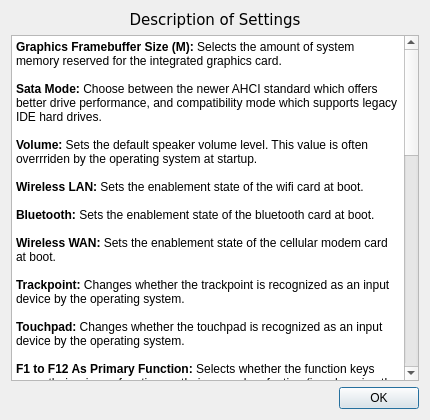
<?xml version="1.0" encoding="UTF-8"?>
<ui version="4.0">
 <class>infoWindow</class>
 <widget class="QWidget" name="infoWindow">
  <property name="geometry">
   <rect>
    <x>0</x>
    <y>0</y>
    <width>430</width>
    <height>420</height>
   </rect>
  </property>
  <property name="sizePolicy">
   <sizepolicy hsizetype="Fixed" vsizetype="Fixed">
    <horstretch>0</horstretch>
    <verstretch>0</verstretch>
   </sizepolicy>
  </property>
  <property name="minimumSize">
   <size>
    <width>430</width>
    <height>420</height>
   </size>
  </property>
  <property name="maximumSize">
   <size>
    <width>430</width>
    <height>420</height>
   </size>
  </property>
  <property name="windowTitle">
   <string>Form</string>
  </property>
  <layout class="QVBoxLayout" name="verticalLayout">
   <item>
    <widget class="QLabel" name="windowLabel">
     <property name="font">
      <font>
       <family>DejaVu Sans</family>
       <pointsize>11</pointsize>
      </font>
     </property>
     <property name="text">
      <string>Description of Settings</string>
     </property>
     <property name="alignment">
      <set>Qt::AlignCenter</set>
     </property>
    </widget>
   </item>
   <item>
    <widget class="QTextBrowser" name="infoBrowser">
     <property name="html">
      <string>&lt;!DOCTYPE HTML PUBLIC &quot;-//W3C//DTD HTML 4.0//EN&quot; &quot;http://www.w3.org/TR/REC-html40/strict.dtd&quot;&gt;
&lt;html&gt;&lt;head&gt;&lt;meta name=&quot;qrichtext&quot; content=&quot;1&quot; /&gt;&lt;style type=&quot;text/css&quot;&gt;
p, li { white-space: pre-wrap; }
&lt;/style&gt;&lt;/head&gt;&lt;body style=&quot; font-family:'Sans Serif'; font-size:9pt; font-weight:400; font-style:normal;&quot;&gt;
&lt;p style=&quot; margin-top:0px; margin-bottom:0px; margin-left:0px; margin-right:0px; -qt-block-indent:0; text-indent:0px;&quot;&gt;&lt;span style=&quot; font-weight:600;&quot;&gt;Graphics Framebuffer Size (M): &lt;/span&gt;Selects the amount of system memory reserved for the integrated graphics card.&lt;/p&gt;
&lt;p style=&quot;-qt-paragraph-type:empty; margin-top:0px; margin-bottom:0px; margin-left:0px; margin-right:0px; -qt-block-indent:0; text-indent:0px;&quot;&gt;&lt;br /&gt;&lt;/p&gt;
&lt;p style=&quot; margin-top:0px; margin-bottom:0px; margin-left:0px; margin-right:0px; -qt-block-indent:0; text-indent:0px;&quot;&gt;&lt;span style=&quot; font-weight:600;&quot;&gt;Sata Mode: &lt;/span&gt;Choose between the newer AHCI standard which offers better drive performance, and compatibility mode which supports legacy IDE hard drives.&lt;/p&gt;
&lt;p style=&quot;-qt-paragraph-type:empty; margin-top:0px; margin-bottom:0px; margin-left:0px; margin-right:0px; -qt-block-indent:0; text-indent:0px;&quot;&gt;&lt;br /&gt;&lt;/p&gt;
&lt;p style=&quot; margin-top:0px; margin-bottom:0px; margin-left:0px; margin-right:0px; -qt-block-indent:0; text-indent:0px;&quot;&gt;&lt;span style=&quot; font-weight:600;&quot;&gt;Volume: &lt;/span&gt;Sets the default speaker volume level. This value is often overrriden by the operating system at startup.&lt;/p&gt;
&lt;p style=&quot;-qt-paragraph-type:empty; margin-top:0px; margin-bottom:0px; margin-left:0px; margin-right:0px; -qt-block-indent:0; text-indent:0px;&quot;&gt;&lt;br /&gt;&lt;/p&gt;
&lt;p style=&quot; margin-top:0px; margin-bottom:0px; margin-left:0px; margin-right:0px; -qt-block-indent:0; text-indent:0px;&quot;&gt;&lt;span style=&quot; font-weight:600;&quot;&gt;Wireless LAN: &lt;/span&gt;Sets the enablement state of the wifi card at boot.&lt;/p&gt;
&lt;p style=&quot;-qt-paragraph-type:empty; margin-top:0px; margin-bottom:0px; margin-left:0px; margin-right:0px; -qt-block-indent:0; text-indent:0px;&quot;&gt;&lt;br /&gt;&lt;/p&gt;
&lt;p style=&quot; margin-top:0px; margin-bottom:0px; margin-left:0px; margin-right:0px; -qt-block-indent:0; text-indent:0px;&quot;&gt;&lt;span style=&quot; font-weight:600;&quot;&gt;Bluetooth:&lt;/span&gt; Sets the enablement state of the bluetooth card at boot.&lt;/p&gt;
&lt;p style=&quot;-qt-paragraph-type:empty; margin-top:0px; margin-bottom:0px; margin-left:0px; margin-right:0px; -qt-block-indent:0; text-indent:0px;&quot;&gt;&lt;br /&gt;&lt;/p&gt;
&lt;p style=&quot; margin-top:0px; margin-bottom:0px; margin-left:0px; margin-right:0px; -qt-block-indent:0; text-indent:0px;&quot;&gt;&lt;span style=&quot; font-weight:600;&quot;&gt;Wireless WAN:&lt;/span&gt; Sets the enablement state of the cellular modem card at boot.&lt;/p&gt;
&lt;p style=&quot;-qt-paragraph-type:empty; margin-top:0px; margin-bottom:0px; margin-left:0px; margin-right:0px; -qt-block-indent:0; text-indent:0px;&quot;&gt;&lt;br /&gt;&lt;/p&gt;
&lt;p style=&quot; margin-top:0px; margin-bottom:0px; margin-left:0px; margin-right:0px; -qt-block-indent:0; text-indent:0px;&quot;&gt;&lt;span style=&quot; font-weight:600;&quot;&gt;Trackpoint:&lt;/span&gt; Changes whether the trackpoint is recognized as an input device by the operating system.&lt;/p&gt;
&lt;p style=&quot;-qt-paragraph-type:empty; margin-top:0px; margin-bottom:0px; margin-left:0px; margin-right:0px; -qt-block-indent:0; text-indent:0px;&quot;&gt;&lt;br /&gt;&lt;/p&gt;
&lt;p style=&quot; margin-top:0px; margin-bottom:0px; margin-left:0px; margin-right:0px; -qt-block-indent:0; text-indent:0px;&quot;&gt;&lt;span style=&quot; font-weight:600;&quot;&gt;Touchpad:&lt;/span&gt; Changes whether the touchpad is recognized as an input device by the operating system.&lt;/p&gt;
&lt;p style=&quot;-qt-paragraph-type:empty; margin-top:0px; margin-bottom:0px; margin-left:0px; margin-right:0px; -qt-block-indent:0; text-indent:0px;&quot;&gt;&lt;br /&gt;&lt;/p&gt;
&lt;p style=&quot; margin-top:0px; margin-bottom:0px; margin-left:0px; margin-right:0px; -qt-block-indent:0; text-indent:0px;&quot;&gt;&lt;span style=&quot; font-weight:600;&quot;&gt;F1 to F12 As Primary Function: &lt;/span&gt;Selects whether the function keys serve their primary function, or their secondary funtion (i.e. changing the volume) by default.&lt;/p&gt;
&lt;p style=&quot;-qt-paragraph-type:empty; margin-top:0px; margin-bottom:0px; margin-left:0px; margin-right:0px; -qt-block-indent:0; text-indent:0px;&quot;&gt;&lt;br /&gt;&lt;/p&gt;
&lt;p style=&quot; margin-top:0px; margin-bottom:0px; margin-left:0px; margin-right:0px; -qt-block-indent:0; text-indent:0px;&quot;&gt;&lt;span style=&quot; font-weight:600;&quot;&gt;Function-Control Swap: &lt;/span&gt;Swaps the position of the function and control keys in the lower right corner of the keyboard.&lt;/p&gt;
&lt;p style=&quot;-qt-paragraph-type:empty; margin-top:0px; margin-bottom:0px; margin-left:0px; margin-right:0px; -qt-block-indent:0; text-indent:0px;&quot;&gt;&lt;br /&gt;&lt;/p&gt;
&lt;p style=&quot; margin-top:0px; margin-bottom:0px; margin-left:0px; margin-right:0px; -qt-block-indent:0; text-indent:0px;&quot;&gt;&lt;span style=&quot; font-weight:600;&quot;&gt;Sticky Function Key: &lt;/span&gt;Sets a delay after having pressed the fuction key. Enables the user to access a secondary function of a key without holding down the FN key.&lt;/p&gt;
&lt;p style=&quot;-qt-paragraph-type:empty; margin-top:0px; margin-bottom:0px; margin-left:0px; margin-right:0px; -qt-block-indent:0; text-indent:0px;&quot;&gt;&lt;br /&gt;&lt;/p&gt;
&lt;p style=&quot; margin-top:0px; margin-bottom:0px; margin-left:0px; margin-right:0px; -qt-block-indent:0; text-indent:0px;&quot;&gt;&lt;span style=&quot; font-weight:600;&quot;&gt;Backlights Enabled: &lt;/span&gt;Selects which keyboard illumination lights can be enabled when pressing the backlight special function key.&lt;/p&gt;
&lt;p style=&quot;-qt-paragraph-type:empty; margin-top:0px; margin-bottom:0px; margin-left:0px; margin-right:0px; -qt-block-indent:0; text-indent:0px;&quot;&gt;&lt;br /&gt;&lt;/p&gt;
&lt;p style=&quot; margin-top:0px; margin-bottom:0px; margin-left:0px; margin-right:0px; -qt-block-indent:0; text-indent:0px;&quot;&gt;&lt;span style=&quot; font-weight:600;&quot;&gt;USB Always On: &lt;/span&gt;Selects whether the USB charge port is enabled while on AC power and battery power, only on AC, or not at all.&lt;/p&gt;
&lt;p style=&quot;-qt-paragraph-type:empty; margin-top:0px; margin-bottom:0px; margin-left:0px; margin-right:0px; -qt-block-indent:0; text-indent:0px;&quot;&gt;&lt;br /&gt;&lt;/p&gt;
&lt;p style=&quot; margin-top:0px; margin-bottom:0px; margin-left:0px; margin-right:0px; -qt-block-indent:0; text-indent:0px;&quot;&gt;&lt;span style=&quot; font-weight:600;&quot;&gt;First Battery: &lt;/span&gt;Selects which battery gets discharged first. This applies to systems with an add-on battery.&lt;/p&gt;
&lt;p style=&quot;-qt-paragraph-type:empty; margin-top:0px; margin-bottom:0px; margin-left:0px; margin-right:0px; -qt-block-indent:0; text-indent:0px;&quot;&gt;&lt;br /&gt;&lt;/p&gt;
&lt;p style=&quot; margin-top:0px; margin-bottom:0px; margin-left:0px; margin-right:0px; -qt-block-indent:0; text-indent:0px;&quot;&gt;&lt;span style=&quot; font-weight:600;&quot;&gt;Boot Option: &lt;/span&gt;If a secondary test image is included in the device's coreboot rom, selecting &amp;quot;Normal&amp;quot; will make the system start from the test image. Otherwise, the standard fallback image will be used.&lt;/p&gt;
&lt;p style=&quot;-qt-paragraph-type:empty; margin-top:0px; margin-bottom:0px; margin-left:0px; margin-right:0px; -qt-block-indent:0; text-indent:0px;&quot;&gt;&lt;br /&gt;&lt;/p&gt;
&lt;p style=&quot; margin-top:0px; margin-bottom:0px; margin-left:0px; margin-right:0px; -qt-block-indent:0; text-indent:0px;&quot;&gt;&lt;span style=&quot; font-weight:600;&quot;&gt;Power On AC Attach:&lt;/span&gt; If enabled, the system is supposed to power itself when the AC adapter is plugged in and it is not already on.&lt;/p&gt;
&lt;p style=&quot;-qt-paragraph-type:empty; margin-top:0px; margin-bottom:0px; margin-left:0px; margin-right:0px; -qt-block-indent:0; text-indent:0px;&quot;&gt;&lt;br /&gt;&lt;/p&gt;
&lt;p style=&quot; margin-top:0px; margin-bottom:0px; margin-left:0px; margin-right:0px; -qt-block-indent:0; text-indent:0px;&quot;&gt;&lt;span style=&quot; font-weight:600;&quot;&gt;Reboot Counter: &lt;/span&gt;Sets the amount of times rebooting from a test image will be allowed before trying to boot from fallback.&lt;/p&gt;
&lt;p style=&quot;-qt-paragraph-type:empty; margin-top:0px; margin-bottom:0px; margin-left:0px; margin-right:0px; -qt-block-indent:0; text-indent:0px;&quot;&gt;&lt;br /&gt;&lt;/p&gt;
&lt;p style=&quot; margin-top:0px; margin-bottom:0px; margin-left:0px; margin-right:0px; -qt-block-indent:0; text-indent:0px;&quot;&gt;&lt;span style=&quot; font-weight:600;&quot;&gt;Management Engine (ME) State: &lt;/span&gt;Selects whether the management engine is fully enabled, or soft-disabled. This setting only has an effect on systems that have not had &lt;span style=&quot; font-style:italic;&quot;&gt;me_cleaner&lt;/span&gt; run on them.&lt;/p&gt;
&lt;p style=&quot;-qt-paragraph-type:empty; margin-top:0px; margin-bottom:0px; margin-left:0px; margin-right:0px; -qt-block-indent:0; text-indent:0px;&quot;&gt;&lt;br /&gt;&lt;/p&gt;
&lt;p style=&quot; margin-top:0px; margin-bottom:0px; margin-left:0px; margin-right:0px; -qt-block-indent:0; text-indent:0px;&quot;&gt;&lt;span style=&quot; font-weight:600;&quot;&gt;ME Reset Counter: &lt;/span&gt;Sets the amount of times after which the management engine state will revert to default in the event of a CMOS failure.&lt;/p&gt;
&lt;p style=&quot;-qt-paragraph-type:empty; margin-top:0px; margin-bottom:0px; margin-left:0px; margin-right:0px; -qt-block-indent:0; text-indent:0px;&quot;&gt;&lt;br /&gt;&lt;/p&gt;
&lt;p style=&quot; margin-top:0px; margin-bottom:0px; margin-left:0px; margin-right:0px; -qt-block-indent:0; text-indent:0px;&quot;&gt;&lt;span style=&quot; font-weight:600;&quot;&gt;Debug Level: &lt;/span&gt;Sets the amount of debug information to be outputed. &amp;quot;Spew&amp;quot; is the least amount and &amp;quot;Emergency&amp;quot; gives the most information.&lt;/p&gt;
&lt;p style=&quot;-qt-paragraph-type:empty; margin-top:0px; margin-bottom:0px; margin-left:0px; margin-right:0px; -qt-block-indent:0; text-indent:0px;&quot;&gt;&lt;br /&gt;&lt;/p&gt;
&lt;p style=&quot; margin-top:0px; margin-bottom:0px; margin-left:0px; margin-right:0px; -qt-block-indent:0; text-indent:0px;&quot;&gt;&lt;span style=&quot; font-weight:600;&quot;&gt;Non-Maskable Interrupts: &lt;/span&gt;Selects whether the system reports critical hardware errors to the operating system. It is important to leave this enabled unless for specific debugging purposes.&lt;/p&gt;
&lt;p style=&quot;-qt-paragraph-type:empty; margin-top:0px; margin-bottom:0px; margin-left:0px; margin-right:0px; -qt-block-indent:0; text-indent:0px;&quot;&gt;&lt;br /&gt;&lt;/p&gt;
&lt;p style=&quot;-qt-paragraph-type:empty; margin-top:0px; margin-bottom:0px; margin-left:0px; margin-right:0px; -qt-block-indent:0; text-indent:0px;&quot;&gt;&lt;br /&gt;&lt;/p&gt;
&lt;p align=&quot;center&quot; style=&quot; margin-top:0px; margin-bottom:0px; margin-left:0px; margin-right:0px; -qt-block-indent:0; text-indent:0px;&quot;&gt;For more information, please visit:&lt;/p&gt;
&lt;p align=&quot;center&quot; style=&quot; margin-top:0px; margin-bottom:0px; margin-left:0px; margin-right:0px; -qt-block-indent:0; text-indent:0px;&quot;&gt;&lt;a href=&quot;https://doc.coreboot.org/&quot;&gt;&lt;span style=&quot; text-decoration: underline; color:#0000ff;&quot;&gt;https://doc.coreboot.org/&lt;/span&gt;&lt;/a&gt;&lt;/p&gt;
&lt;p align=&quot;center&quot; style=&quot; margin-top:0px; margin-bottom:0px; margin-left:0px; margin-right:0px; -qt-block-indent:0; text-indent:0px;&quot;&gt;&lt;a href=&quot;https://www.coreboot.org/Nvramtool&quot;&gt;&lt;span style=&quot; text-decoration: underline; color:#0000ff;&quot;&gt;https://www.coreboot.org/Nvramtool&lt;/span&gt;&lt;/a&gt;&lt;/p&gt;&lt;/body&gt;&lt;/html&gt;</string>
     </property>
     <property name="openExternalLinks">
      <bool>true</bool>
     </property>
     <property name="openLinks">
      <bool>true</bool>
     </property>
    </widget>
   </item>
   <item>
    <widget class="QDialogButtonBox" name="closeButton">
     <property name="standardButtons">
      <set>QDialogButtonBox::Ok</set>
     </property>
    </widget>
   </item>
  </layout>
 </widget>
 <resources/>
 <connections/>
</ui>
